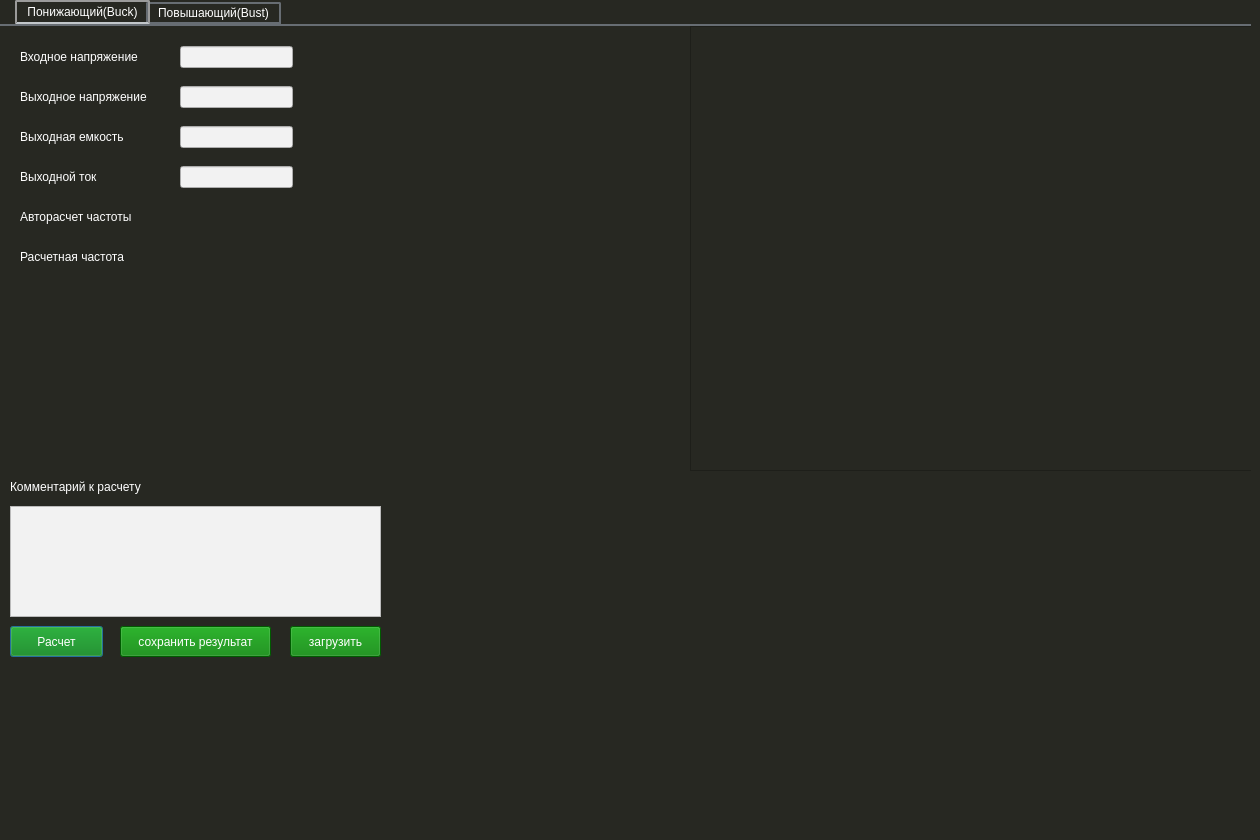
<?xml version="1.0" encoding="UTF-8"?>
<ui version="4.0">
 <class>Dialog</class>
 <widget class="QDialog" name="Dialog">
  <property name="enabled">
   <bool>true</bool>
  </property>
  <property name="geometry">
   <rect>
    <x>0</x>
    <y>0</y>
    <width>1260</width>
    <height>840</height>
   </rect>
  </property>
  <property name="windowTitle">
   <string>Dialog</string>
  </property>
  <property name="styleSheet">
   <string notr="true">QDialog { background-color: #272822;}

QTabWidget { background-color: #272822;} /* не ясно на что влияет важен порядок вложенности*/

QTabWidget::pane { /* The tab widget frame */
    border-top: 2px solid #676d73;
}
QTabWidget::tab-bar {
    left: 15px; /* move to the right by 5px */
}
/* Style the tab using the tab sub-control. Note that
    it reads QTabBar _not_ QTabWidget */
QTabBar::tab {
	color: White;
    background: qlineargradient(x1: 0, y1: 0, x2: 0, y2: 1,
                                stop: 0 #565657, stop: 1.0 #272822);
    border: 2px solid #676d73;
    border-bottom-color: #676d73; /* same as the pane color */
    border-top-left-radius: 2px;
    border-top-right-radius: 2px;
    min-width: 25ex;
    padding:2 10px;
}

QTabBar::tab:selected, QTabBar::tab:hover {
    background: qlineargradient(x1: 0, y1: 0, x2: 0, y2: 1,
                                stop: 0 #91969c, stop:  1.0 #676d73);
}

QTabBar::tab:selected {
    border-color: #9B9B9B;
    border-bottom-color: #C2C7CB; /* same as pane color */
}

QTabBar::tab:!selected {    margin-top: 2px; /* make non-selected tabs look smaller */}
/* make use of negative margins for overlapping tabs */
QTabBar::tab:selected {     /* expand/overlap to the left and right by 4px */    
	margin-left: -4px;
    margin-right: -4px;
}
QTabBar::tab:first:selected {    margin-left: 0; /* the first selected tab has nothing to overlap with on the left */}
QTabBar::tab:last:selected {    margin-right: 0; /* the last selected tab has nothing to overlap with on the right */}
QTabBar::tab:only-one {    margin: 0; /* if there is only one tab, we don't want overlapping margins */}

/* содержимое таба */
QWidget { background-color: #272822; }

QPushButton { color: White; background-color: Green }

QLineEdit { background-color: #f2f2f2; }
QTextEdit { background-color: #f2f2f2; }
QLabel {  color: White; }</string>
  </property>
  <widget class="QTabWidget" name="tabWidget">
   <property name="geometry">
    <rect>
     <x>0</x>
     <y>0</y>
     <width>1251</width>
     <height>831</height>
    </rect>
   </property>
   <property name="currentIndex">
    <number>0</number>
   </property>
   <widget class="QWidget" name="Tab_1">
    <attribute name="title">
     <string>Понижающий(Buck)</string>
    </attribute>
    <widget class="QGraphicsView" name="back_shema_img">
     <property name="geometry">
      <rect>
       <x>690</x>
       <y>0</y>
       <width>570</width>
       <height>445</height>
      </rect>
     </property>
    </widget>
    <widget class="QPushButton" name="calculate_back_simple">
     <property name="geometry">
      <rect>
       <x>10</x>
       <y>600</y>
       <width>93</width>
       <height>31</height>
      </rect>
     </property>
     <property name="styleSheet">
      <string notr="true"/>
     </property>
     <property name="text">
      <string>Расчет</string>
     </property>
    </widget>
    <widget class="QPushButton" name="save_back_calc">
     <property name="geometry">
      <rect>
       <x>120</x>
       <y>600</y>
       <width>151</width>
       <height>31</height>
      </rect>
     </property>
     <property name="text">
      <string>сохранить результат</string>
     </property>
    </widget>
    <widget class="QLineEdit" name="lineEdit">
     <property name="geometry">
      <rect>
       <x>180</x>
       <y>20</y>
       <width>113</width>
       <height>22</height>
      </rect>
     </property>
     <property name="text">
      <string/>
     </property>
    </widget>
    <widget class="QTextEdit" name="textEdit">
     <property name="geometry">
      <rect>
       <x>10</x>
       <y>480</y>
       <width>371</width>
       <height>111</height>
      </rect>
     </property>
     <property name="html">
      <string>&lt;!DOCTYPE HTML PUBLIC &quot;-//W3C//DTD HTML 4.0//EN&quot; &quot;http://www.w3.org/TR/REC-html40/strict.dtd&quot;&gt;
&lt;html&gt;&lt;head&gt;&lt;meta name=&quot;qrichtext&quot; content=&quot;1&quot; /&gt;&lt;style type=&quot;text/css&quot;&gt;
p, li { white-space: pre-wrap; }
&lt;/style&gt;&lt;/head&gt;&lt;body style=&quot; font-family:'MS Shell Dlg 2'; font-size:7.8pt; font-weight:400; font-style:normal;&quot;&gt;
&lt;p style=&quot;-qt-paragraph-type:empty; margin-top:12px; margin-bottom:12px; margin-left:0px; margin-right:0px; -qt-block-indent:0; text-indent:0px;&quot;&gt;&lt;br /&gt;&lt;/p&gt;&lt;/body&gt;&lt;/html&gt;</string>
     </property>
    </widget>
    <widget class="QLabel" name="label">
     <property name="geometry">
      <rect>
       <x>20</x>
       <y>20</y>
       <width>131</width>
       <height>21</height>
      </rect>
     </property>
     <property name="text">
      <string>Входное напряжение</string>
     </property>
    </widget>
    <widget class="QLabel" name="label_2">
     <property name="geometry">
      <rect>
       <x>20</x>
       <y>60</y>
       <width>141</width>
       <height>21</height>
      </rect>
     </property>
     <property name="text">
      <string>Выходное напряжение</string>
     </property>
    </widget>
    <widget class="QLineEdit" name="lineEdit_2">
     <property name="geometry">
      <rect>
       <x>180</x>
       <y>60</y>
       <width>113</width>
       <height>22</height>
      </rect>
     </property>
     <property name="text">
      <string/>
     </property>
    </widget>
    <widget class="QLabel" name="label_3">
     <property name="geometry">
      <rect>
       <x>10</x>
       <y>450</y>
       <width>151</width>
       <height>21</height>
      </rect>
     </property>
     <property name="text">
      <string>Комментарий к расчету</string>
     </property>
    </widget>
    <widget class="QPushButton" name="save_back_calc_2">
     <property name="geometry">
      <rect>
       <x>290</x>
       <y>600</y>
       <width>91</width>
       <height>31</height>
      </rect>
     </property>
     <property name="text">
      <string>загрузить</string>
     </property>
    </widget>
    <widget class="QWidget" name="webWidget" native="true">
     <property name="geometry">
      <rect>
       <x>440</x>
       <y>450</y>
       <width>811</width>
       <height>351</height>
      </rect>
     </property>
    </widget>
    <widget class="QLineEdit" name="lineEdit_3">
     <property name="geometry">
      <rect>
       <x>180</x>
       <y>140</y>
       <width>113</width>
       <height>22</height>
      </rect>
     </property>
     <property name="text">
      <string/>
     </property>
    </widget>
    <widget class="QLabel" name="label_4">
     <property name="geometry">
      <rect>
       <x>20</x>
       <y>100</y>
       <width>131</width>
       <height>21</height>
      </rect>
     </property>
     <property name="text">
      <string>Выходная емкость</string>
     </property>
    </widget>
    <widget class="QLabel" name="label_5">
     <property name="geometry">
      <rect>
       <x>20</x>
       <y>140</y>
       <width>141</width>
       <height>21</height>
      </rect>
     </property>
     <property name="text">
      <string>Выходной ток</string>
     </property>
    </widget>
    <widget class="QLineEdit" name="lineEdit_4">
     <property name="geometry">
      <rect>
       <x>180</x>
       <y>100</y>
       <width>113</width>
       <height>22</height>
      </rect>
     </property>
     <property name="text">
      <string/>
     </property>
    </widget>
    <widget class="QLabel" name="label_6">
     <property name="geometry">
      <rect>
       <x>20</x>
       <y>180</y>
       <width>151</width>
       <height>21</height>
      </rect>
     </property>
     <property name="text">
      <string>Авторасчет частоты</string>
     </property>
    </widget>
    <widget class="QLabel" name="label_7">
     <property name="geometry">
      <rect>
       <x>20</x>
       <y>220</y>
       <width>141</width>
       <height>21</height>
      </rect>
     </property>
     <property name="text">
      <string>Расчетная частота</string>
     </property>
    </widget>
   </widget>
   <widget class="QWidget" name="tab_2">
    <attribute name="title">
     <string>Повышающий(Bust)</string>
    </attribute>
   </widget>
  </widget>
 </widget>
 <resources/>
 <connections/>
</ui>
